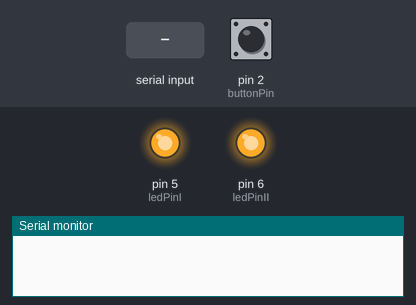
A sketch run on a simulated Arduino Uno, built with avr-gcc and run on an emulated ATmega328P. Shown: output pins drawn as LEDs (lit = HIGH), the last lines printed to the serial monitor. Inputs (shaded band) come from the test bench; at power-on: pin 2 (buttonPin) HIGH. Storage starts empty; the modem accepts every AT command (registered, SIM ready, sends succeed) and sends nothing else.

Above: at 0.1 s.
At 3.3 s:
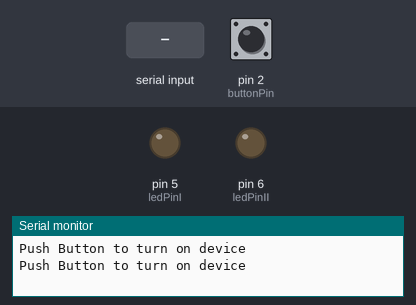
3.4 s: pin 2 (buttonPin) pulled LOW for 1 s
6.6 s: "0\n" received over the second serial link
At 11.4 s:
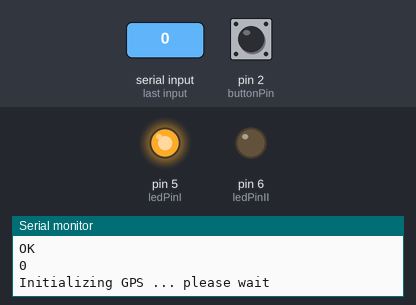
Timing chart, 0 to 19.6 s (numbered marks = the images above; inputs shaded):
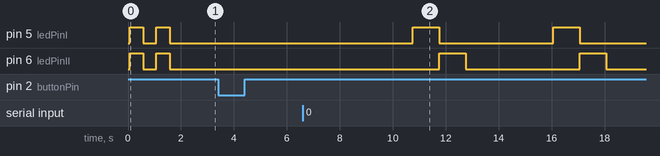

Measured:
- by itself, pin 5 (ledPinI), pin 6 (ledPinII): alternates HIGH for 1.0 s and LOW for 4.3 s

The sketch:

PortableMeteorologicalStation.ino
```cpp
/*
   Portable Multitasking Measuring Station
   By: Dawid Mienik
   If you have any doubts on program working, check info folder included in files.
*/

#include <SoftwareSerial.h>
#include<stdio.h>
#include<string.h>
#include <DHT.h>                //Warrning for DHT11 use 1.2.3 version instead 1.3.0 cause its bugged!
#include <SD.h>


#define DHTPIN 3                //definition of the signal pin number
#define DHTTYPE DHT11           //definition of type of the sensor
#define DEBUG true              //definition for GPS sensor's function sendData()
//#define ARRAY_SIZE( array ) ( sizeof( array ) / sizeof( array[0] ))         //to define size of array in c

SoftwareSerial mySerial(7, 8);  //software serial instance for GPS/GSM module
DHT dht(DHTPIN, DHTTYPE);       //instance that defines sensor


const int buttonPin = 2;
int buttonState = 1;
int lastButtonState = 1;
int buttonPushCounter = 1;
int ledPinI = 5;
int ledPinII = 6;
int photoResistorPin = 0;
String latitude, longitude, state, timegps;
long id = 0;                    //id for saving data in a proper order in SD


void setup() {


  mySerial.begin(9600);
  Serial.begin(9600);                  //open serial port
  delay(10);

  pinMode(ledPinI, OUTPUT);
  pinMode(ledPinII, OUTPUT);

  pinMode(buttonPin, INPUT_PULLUP);     //initialize button pin with INPUT_PULLUP mode
  delay(10);

  dht.begin();                          //initialize DHT11 sensor
  delay(50);

  digitalWrite(ledPinI, HIGH);
  digitalWrite(ledPinII, HIGH);
  delay(500);
  digitalWrite(ledPinI, LOW);
  digitalWrite(ledPinII, LOW);
  delay(500);
  digitalWrite(ledPinI, HIGH);
  digitalWrite(ledPinII, HIGH);
  delay(500);
  digitalWrite(ledPinI, LOW);
  digitalWrite(ledPinII, LOW);
  delay(500);

  initializeSD();
  delay(10);
}


void loop() {

  float temp, hum;                       //temperature and humidity variables
  int lux;

  if (Serial.available() > 0)
    mySerial.write(Serial.read());
  if (mySerial.available() > 0)
    Serial.write(mySerial.read());

  checkButton();                         //check button status function

  if (buttonPushCounter % 2 == 0) {
    getGps();                        //initialize gps module function
    delay(50);

    while (1) {
      if (buttonPushCounter % 2 == 0) {
        sendTabData("AT+CGNSINF", 1000, DEBUG);  //send demand of gps localization

        temp = dht.readTemperature();            //read temperature
        hum = dht.readHumidity();                //read humidity
        checkDHTData(temp, hum);
        lux = analogRead(photoResistorPin);      //read voltage of photoresistor, need to do calculation to LUX !!!
        Serial.println(" ");
        Serial.println("Time: " + timegps + " Latitude: " + latitude + " Longitude: " + longitude + "\nHumidity: " + hum +
                       " Temperature: " + temp + " Lux: " + lux + " GPS Signal: " + state + "\n");

        if (latitude.length() > 0 && longitude.length() > 0 &&  hum > 0 && temp > 0 && !(state.equals("0") & lux > 0)) { //need to parse date

          saveToSD(timegps, latitude, longitude, String(hum), String(temp), String(lux));

          digitalWrite(ledPinII, HIGH);
          delay(1000);
          digitalWrite(ledPinII, LOW);

        } else {

          Serial.println("Error");
          digitalWrite(ledPinI, HIGH);
          delay(1000);
          digitalWrite(ledPinI, LOW);
          delay(100);
        }
        checkButton();                    //check button state
        delay(50);
      } else {

        digitalWrite(ledPinI, HIGH);
        digitalWrite(ledPinII, HIGH);
        delay(2000);
        digitalWrite(ledPinI, LOW);
        digitalWrite(ledPinII, LOW);

        mySerial.println("AT+CGNSPWR=0");   //turn off gps sensor
        break;
      }
    }

  } else {
    Serial.println();
    Serial.println("Push Button to turn on device");
    delay(1000);
  }
}

/*this function is responsible of checking button state*/
bool checkButton() {

  buttonState = digitalRead(buttonPin);         //get info about button state

  if (buttonState != lastButtonState) {
    if (buttonState == HIGH) {
      buttonPushCounter++;                      //if button pressed increment
      Serial.println("On");
    } else {
      Serial.println("Off");
    }
    delay(10);
  }
  lastButtonState = buttonState;                //switch states
}

/*this function sets SIM808 module in proper mode to retrieve GPS data*/
void getGps()
{
  delay(50);
  sendData("AT+CGNSPWR=1", 1000, DEBUG);     //Initialize GPS device
  delay(50);
  sendData("AT+CGNSSEQ=RMC", 1000, DEBUG);
  delay(150);

  while (1) {
    if (!(state.equals("1"))) {
      delay(300);
      sendTabData("AT+CGNSINF", 1000, DEBUG);
      Serial.println("Initializing GPS ... please wait");

      digitalWrite(ledPinI, HIGH);
      delay(1000);
      digitalWrite(ledPinI, LOW);
      digitalWrite(ledPinII, HIGH);
      delay(1000);
      digitalWrite(ledPinII, LOW);


    } else {

      timegps = "";
      latitude = "";
      longitude = "";

      digitalWrite(ledPinI, HIGH);
      digitalWrite(ledPinII, HIGH);
      delay(2000);
      digitalWrite(ledPinI, LOW);
      digitalWrite(ledPinII, LOW);

      delay(100);
      break;
    }
  }
}

/*this function reads data from the board and sends it*/
String sendData(String command, const int timeout, boolean debug) {

  String response = "";
  mySerial.println(command);
  long int time = millis();
  int i = 0;

  while ( (time + timeout) > millis()) {
    while (mySerial.available()) {
      char c = mySerial.read();
      response += c;
    }
  }
  if (debug) {
    Serial.print(response);
  }
  return response;
}

/*this function is responsible for fetching the data from gps string*/
bool sendTabData(String command, const int timeout, boolean debug) {

  String latlongtab[5];
  mySerial.println(command);
  long int time = millis();
  int i = 0;

  while ( (time + timeout) > millis()) {
    while (mySerial.available()) {
      char c = mySerial.read();
      if (c != ',') {             //read characters until you find comma, if found increment
        latlongtab[i] += c;
        delay(500);
      } else {
        i++;
      }
      if (i == 5) {
        delay(100);
        goto exitL;
      }
    }
} exitL:
  if (debug) {
    state = latlongtab[1];        //state = recieving data - 1, not recieving - 0
    timegps = latlongtab[2];
    latitude = latlongtab[3];     //latitude
    longitude = latlongtab[4];    //longitude
  }
  return true;
}

/*
    this function checks condition, if there is a proper data retrieved
    from DHT11 sensor and if there is some data,
    it prints it to serial
*/
void checkDHTData(float temp, float hum) {

  if (isnan(temp) || isnan(hum)) {
    Serial.println("Error in reading data from the sensor!!");
  } else {
    /*  We are printing in upper part of program
        Serial.print("Humidity: ");
      Serial.print(hum);
      Serial.print(" % ");
      Serial.print("Temperature: ");
      Serial.print(temp);
      Serial.println(" *C");
    */
  }
}

/*this function is responsible for formatting proper header into CSV file*/
void initializeSD() {

  if (!SD.begin(4)) {                                                   //initialize Card
    Serial.println("Card Failure");
    return;
  }
  Serial.println("Card Ready");

  File logFile = SD.open("LOG.csv", FILE_WRITE);

  if (logFile) {
    logFile.println(", , , , , , ,");                                               //just a leading blank line, in case there was previous data
    String header = "ID, Time, Latitude, Longitude, Humidity, Temperature, Lux";       //add header
    logFile.println(header);
    logFile.close();
    Serial.println(header);
  }
  else {
    Serial.println("Couldn't open log file");
  }
}

/*this function is responsible for saving data in proper format to CSV file on SD card*/
void saveToSD(String timegps, String lati, String longi, String humi, String temp, String lux) {

  String dataString = String(id) + ", " + timegps + ", " + lati + ", " + longi + ", " + humi + ", " + temp + ", " + lux;
  File logFile = SD.open("LOG.csv", FILE_WRITE);

  if (logFile) {
    logFile.println(dataString);
    logFile.close();
    Serial.println("Saved: " + dataString);
  }
  else {
    Serial.println("Couldn't open log file");
  }

  //Increment ID number
  id++;

  delay(50);
}
```
